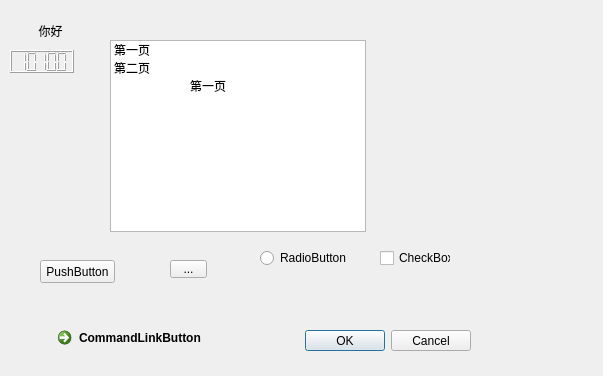
<?xml version="1.0" encoding="UTF-8"?>
<ui version="4.0">
 <class>MyWidget</class>
 <widget class="QWidget" name="MyWidget">
  <property name="geometry">
   <rect>
    <x>0</x>
    <y>0</y>
    <width>603</width>
    <height>376</height>
   </rect>
  </property>
  <property name="windowTitle">
   <string>MyWidget</string>
  </property>
  <widget class="QLabel" name="label">
   <property name="geometry">
    <rect>
     <x>20</x>
     <y>20</y>
     <width>61</width>
     <height>21</height>
    </rect>
   </property>
   <property name="text">
    <string>你好</string>
   </property>
   <property name="alignment">
    <set>Qt::AlignCenter</set>
   </property>
   <property name="wordWrap">
    <bool>false</bool>
   </property>
  </widget>
  <widget class="QLCDNumber" name="lcdNumber">
   <property name="geometry">
    <rect>
     <x>10</x>
     <y>50</y>
     <width>64</width>
     <height>23</height>
    </rect>
   </property>
   <property name="frameShape">
    <enum>QFrame::Box</enum>
   </property>
   <property name="lineWidth">
    <number>1</number>
   </property>
   <property name="smallDecimalPoint">
    <bool>false</bool>
   </property>
   <property name="mode">
    <enum>QLCDNumber::Bin</enum>
   </property>
   <property name="segmentStyle">
    <enum>QLCDNumber::Filled</enum>
   </property>
   <property name="intValue" stdset="0">
    <number>20</number>
   </property>
  </widget>
  <widget class="QListWidget" name="listWidget">
   <property name="geometry">
    <rect>
     <x>110</x>
     <y>40</y>
     <width>256</width>
     <height>192</height>
    </rect>
   </property>
   <item>
    <property name="text">
     <string>第一页</string>
    </property>
   </item>
   <item>
    <property name="text">
     <string>第二页</string>
    </property>
   </item>
  </widget>
  <widget class="QStackedWidget" name="stackedWidget">
   <property name="geometry">
    <rect>
     <x>160</x>
     <y>50</y>
     <width>151</width>
     <height>141</height>
    </rect>
   </property>
   <property name="currentIndex">
    <number>1</number>
   </property>
   <widget class="QWidget" name="page">
    <widget class="QLabel" name="label_3">
     <property name="geometry">
      <rect>
       <x>30</x>
       <y>20</y>
       <width>61</width>
       <height>31</height>
      </rect>
     </property>
     <property name="text">
      <string>第二页</string>
     </property>
    </widget>
   </widget>
   <widget class="QWidget" name="page_2">
    <widget class="QLabel" name="label_2">
     <property name="geometry">
      <rect>
       <x>30</x>
       <y>30</y>
       <width>54</width>
       <height>12</height>
      </rect>
     </property>
     <property name="text">
      <string>第一页</string>
     </property>
    </widget>
   </widget>
  </widget>
  <widget class="QPushButton" name="pushButton">
   <property name="geometry">
    <rect>
     <x>40</x>
     <y>260</y>
     <width>75</width>
     <height>23</height>
    </rect>
   </property>
   <property name="text">
    <string>PushButton</string>
   </property>
   <property name="checkable">
    <bool>true</bool>
   </property>
  </widget>
  <widget class="QToolButton" name="toolButton">
   <property name="geometry">
    <rect>
     <x>170</x>
     <y>260</y>
     <width>37</width>
     <height>18</height>
    </rect>
   </property>
   <property name="text">
    <string>...</string>
   </property>
  </widget>
  <widget class="QRadioButton" name="radioButton">
   <property name="geometry">
    <rect>
     <x>260</x>
     <y>250</y>
     <width>89</width>
     <height>16</height>
    </rect>
   </property>
   <property name="text">
    <string>RadioButton</string>
   </property>
  </widget>
  <widget class="QCheckBox" name="checkBox">
   <property name="geometry">
    <rect>
     <x>380</x>
     <y>250</y>
     <width>71</width>
     <height>16</height>
    </rect>
   </property>
   <property name="text">
    <string>CheckBox</string>
   </property>
  </widget>
  <widget class="QCommandLinkButton" name="commandLinkButton">
   <property name="geometry">
    <rect>
     <x>50</x>
     <y>320</y>
     <width>172</width>
     <height>41</height>
    </rect>
   </property>
   <property name="text">
    <string>CommandLinkButton</string>
   </property>
  </widget>
  <widget class="QDialogButtonBox" name="buttonBox">
   <property name="geometry">
    <rect>
     <x>300</x>
     <y>330</y>
     <width>171</width>
     <height>21</height>
    </rect>
   </property>
   <property name="standardButtons">
    <set>QDialogButtonBox::Cancel|QDialogButtonBox::Ok</set>
   </property>
   <property name="centerButtons">
    <bool>false</bool>
   </property>
  </widget>
 </widget>
 <layoutdefault spacing="6" margin="11"/>
 <resources/>
 <connections>
  <connection>
   <sender>listWidget</sender>
   <signal>currentRowChanged(int)</signal>
   <receiver>stackedWidget</receiver>
   <slot>setCurrentIndex(int)</slot>
   <hints>
    <hint type="sourcelabel">
     <x>209</x>
     <y>75</y>
    </hint>
    <hint type="destinationlabel">
     <x>475</x>
     <y>73</y>
    </hint>
   </hints>
  </connection>
 </connections>
</ui>
